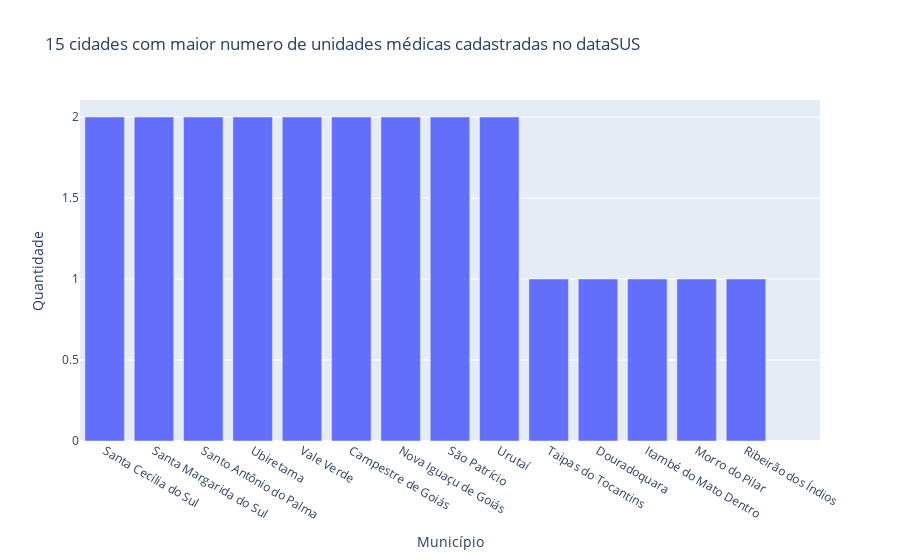
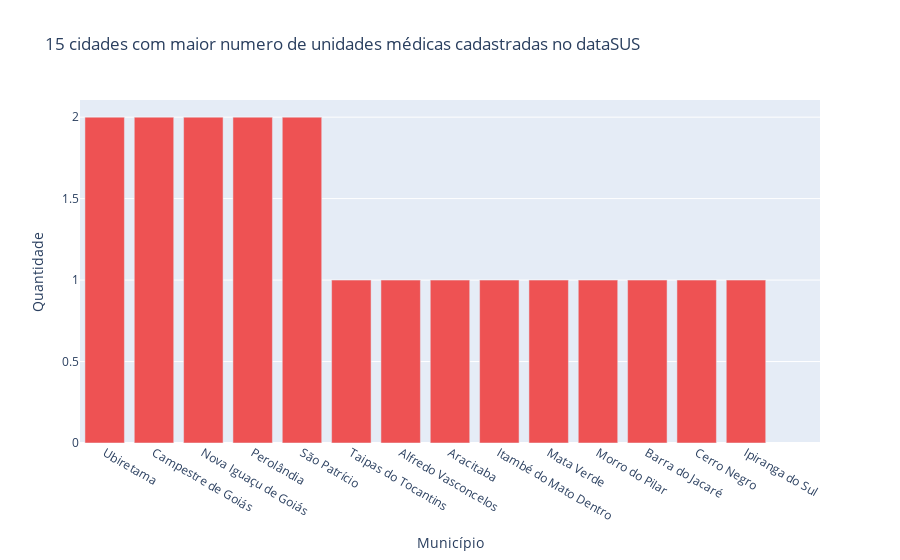
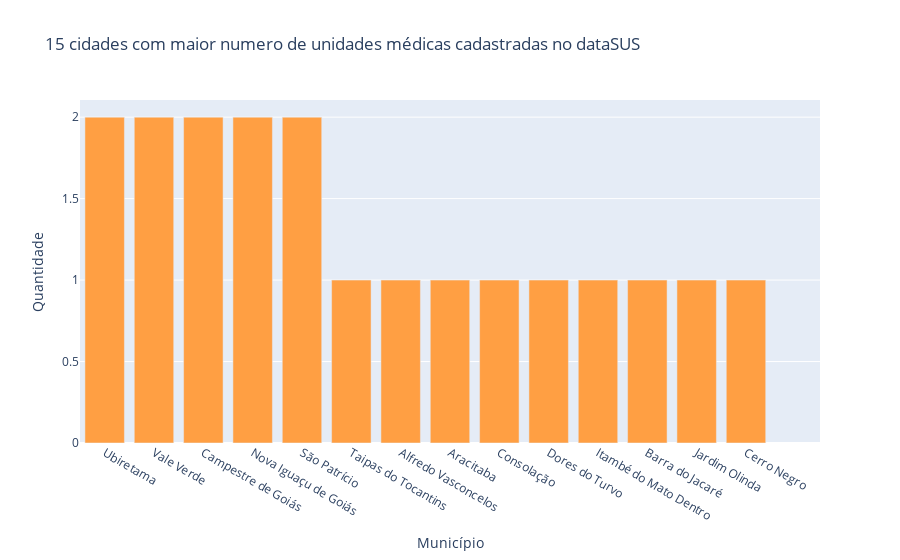

The cell these charts' notebook holds for them, in order:
### Code cell
#Plotagens das 15 cidades com menas unidades médicas cadastradas no dataSUS em 3 datas distintas
x1=go.Bar(x=cidadeestmai[-15:],y=quantidadeestmai[-15:],name="Maio/2019")
x2=go.Bar(x=cidadeest[-15:],y=quantidadeest[-15:],name='Maio/2020',marker = {'color': '#ee5253'})
x3=go.Bar(x=cidadeestjan[-15:],y=quantidadeestjan[-15:],name='Janeiro/2020',marker = {'color': '#ff9f43'})

layout = go.Layout(title='15 cidades com maior numero de unidades médicas cadastradas no dataSUS',
                   yaxis={'title':'Quantidade'},
                   xaxis={'title': 'Município'})

fig=go.Figure(data=x1,layout=layout)
py.iplot(fig)
fig=go.Figure(data=x2,layout=layout)
py.iplot(fig)
fig=go.Figure(data=x3,layout=layout)
py.iplot(fig)

### Figure 1 — Plotly figure (JSON) as saved in the notebook; plotly's stock layout.template omitted (floating-point values rounded to 4 significant figures)
{"data": [{"name": "Maio/2019", "type": "bar", "x": ["Santa Cecília do Sul", "Santa Margarida do Sul", "Santo Antônio do Palma", "Ubiretama", "Vale Verde", "Campestre de Goiás", "Nova Iguaçu de Goiás", "São Patrício", "Urutaí", "Taipas do Tocantins", "Douradoquara", "Itambé do Mato Dentro", "Morro do Pilar", "Ribeirão dos Índios", ""], "y": [2, 2, 2, 2, 2, 2, 2, 2, 2, 1, 1, 1, 1, 1, null]}], "layout": {"title": {"text": "15 cidades com maior numero de unidades médicas cadastradas no dataSUS"}, "xaxis": {"title": {"text": "Município"}}, "yaxis": {"title": {"text": "Quantidade"}}}}

### Figure 2 — Plotly figure (JSON) as saved in the notebook; plotly's stock layout.template omitted (floating-point values rounded to 4 significant figures)
{"data": [{"marker": {"color": "#ee5253"}, "name": "Maio/2020", "type": "bar", "x": ["Ubiretama", "Campestre de Goiás", "Nova Iguaçu de Goiás", "Perolândia", "São Patrício", "Taipas do Tocantins", "Alfredo Vasconcelos", "Aracitaba", "Itambé do Mato Dentro", "Mata Verde", "Morro do Pilar", "Barra do Jacaré", "Cerro Negro", "Ipiranga do Sul", ""], "y": [2, 2, 2, 2, 2, 1, 1, 1, 1, 1, 1, 1, 1, 1, null]}], "layout": {"title": {"text": "15 cidades com maior numero de unidades médicas cadastradas no dataSUS"}, "xaxis": {"title": {"text": "Município"}}, "yaxis": {"title": {"text": "Quantidade"}}}}

### Figure 3 — Plotly figure (JSON) as saved in the notebook; plotly's stock layout.template omitted (floating-point values rounded to 4 significant figures)
{"data": [{"marker": {"color": "#ff9f43"}, "name": "Janeiro/2020", "type": "bar", "x": ["Ubiretama", "Vale Verde", "Campestre de Goiás", "Nova Iguaçu de Goiás", "São Patrício", "Taipas do Tocantins", "Alfredo Vasconcelos", "Aracitaba", "Consolação", "Dores do Turvo", "Itambé do Mato Dentro", "Barra do Jacaré", "Jardim Olinda", "Cerro Negro", ""], "y": [2, 2, 2, 2, 2, 1, 1, 1, 1, 1, 1, 1, 1, 1, null]}], "layout": {"title": {"text": "15 cidades com maior numero de unidades médicas cadastradas no dataSUS"}, "xaxis": {"title": {"text": "Município"}}, "yaxis": {"title": {"text": "Quantidade"}}}}
